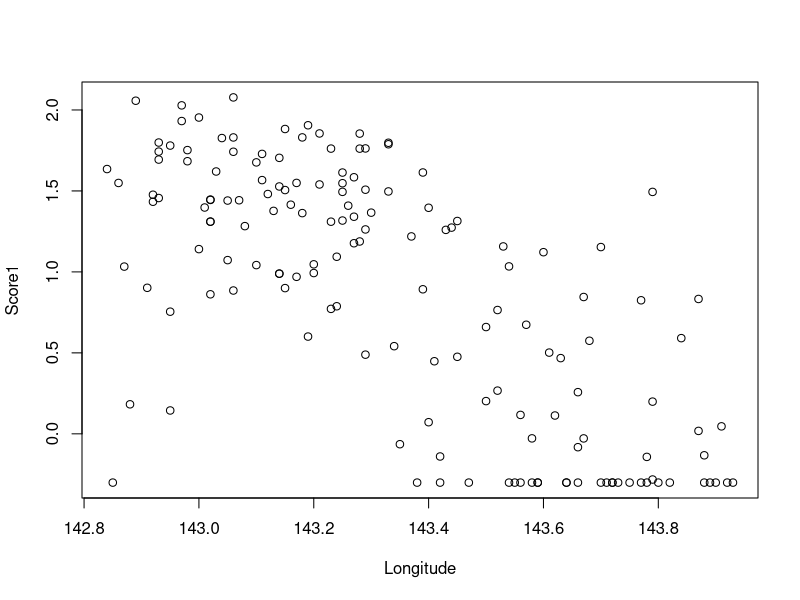
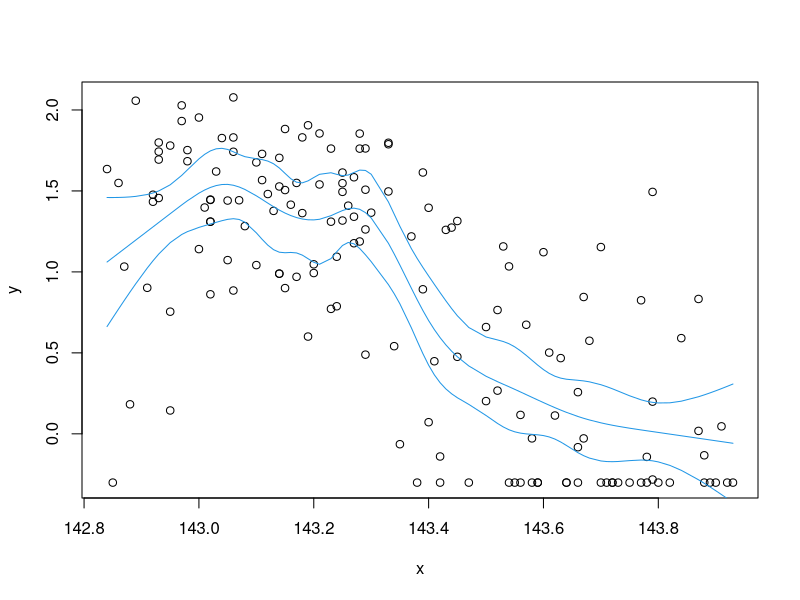
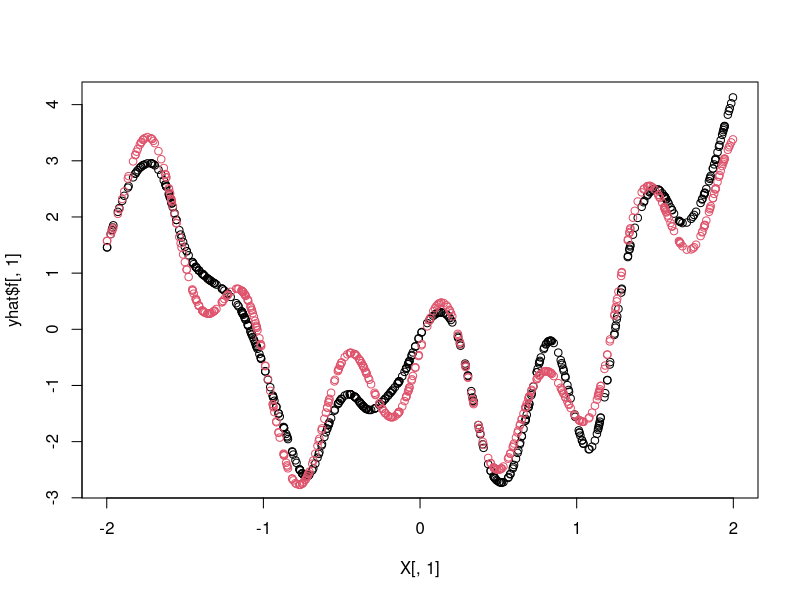
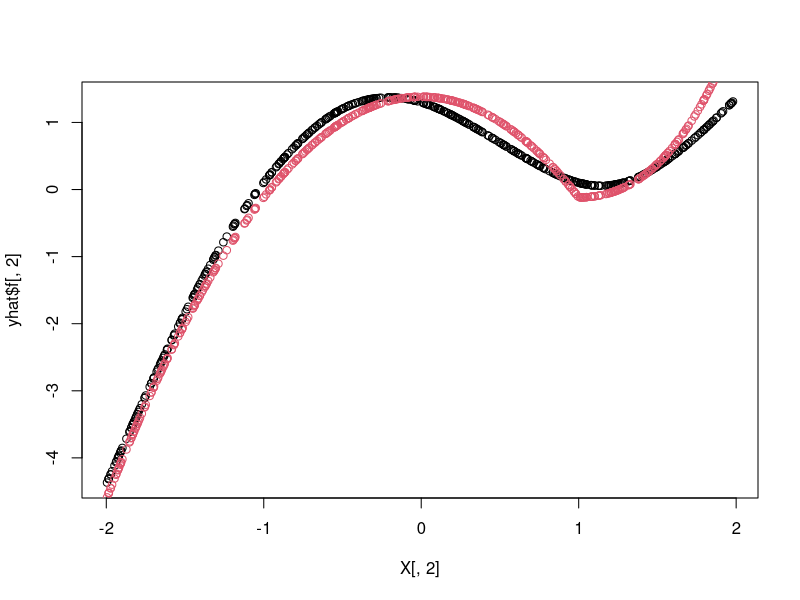
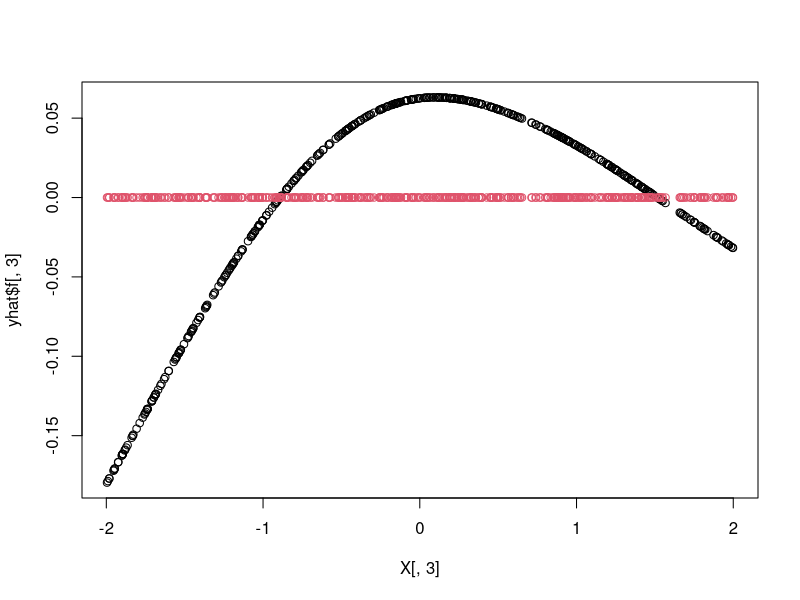
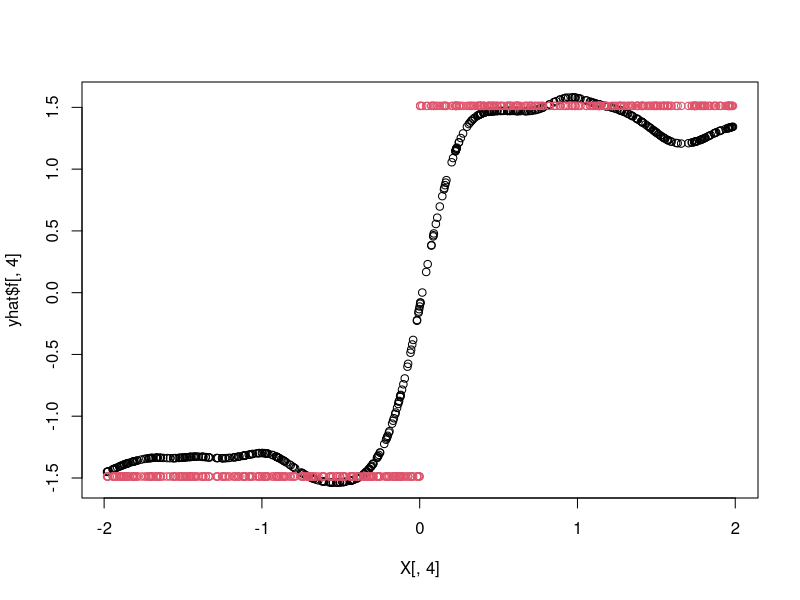

Generate these figures, in order, with R:
rm(list=ls())
#==========================
# ADDITIVE MODELS
#==========================

#--- Great Barrier Reef data ----------------------------

library(sm)
dat <- trawl

#pdf("Figure_trawl.pdf")
plot(Score1 ~ Longitude, dat )
#dev.off()

ns_x <- function(x, df){
  
  x <- as.vector(x)
  n <- length(x)
  nIknots <- df - 1L
  knots <- seq.int(from = 0, to = 1, length.out = nIknots + 
                     2L)[-c(1L, nIknots + 2L)]
  xi <- quantile(x, knots)
  K <- length(xi)

  d <- function(z, j)
  {
    out <- (x - xi[j])^3 * as.numeric(x > xi[j])
    out <- out - (x - xi[K])^3 * as.numeric(x > xi[K])
    out <- out / (xi[K] - xi[j])
    out
  }
  
  B <- matrix(0, ncol=K, nrow=n)
  B[, 1L] <- 1
  B[, 2L] <- x
  for (j in seq(1L, (K-2L)))
  {
    B[, j + 2L] <- d(x, j) - d(x, K - 1L)
  }
  B
  
}

x <- dat$Longitude
y <- dat$Score1
df = 10
B <- ns_x(x, df)
fit <- lm(y ~ 0+B)
yhat <- predict(fit)

#pdf("Figure_trawl_ns.pdf")
plot(x,y)
matlines(x,predict(fit,interval = "confidence"), lty=1, col=4)
#dev.off()

library(gam)

pdf("Figure_gam.pdf")
fit <- gam(Score1 ~   s(Latitude) + s(Longitude), dat, family="gaussian")
plot(fit, rugplot = TRUE, se = TRUE )
dev.off()

#--- Esercizio 1 ----------------------------

n = 100
set.seed(1)
x1 = rnorm(n)
x2 = rnorm(n)
x3 = rnorm(n)
y = 30 - 10*x1 + 20*x2 + 30*x3 + rnorm(n)
fit = lm(y ~ x1+x2+x3)
X = model.matrix(fit)

# center y and X
yc = y - mean(y)
Xc = apply(X[,-1],2,function(x) x-mean(x))
# initialize 
p = ncol(Xc)
hatbeta = rep(0,p)
delta = 0.1
gamma = rep(2*delta,p)
while ( !all( abs(gamma - hatbeta) <= delta) ){
  for (k in 1:p){
    gamma = hatbeta
    yk = yc - Xc[,-k, drop=F] %*% hatbeta[-k, drop=F]
    gammak = coef(lm(yk ~ 0+ Xc[,k]))
    hatbeta[k] <- gammak
  }}
hatbeta0<- mean(y) - sum(hatbeta*apply(X[,-1],2,mean))
data.frame( backfitting=c(hatbeta0,hatbeta), leastsquares=coef(fit))


#--- Esercizio 2 ----------------------------

am_backfit <-
  function(X, y, maxit=10L)
  {
    p <- ncol(X)
    id <- seq_len(nrow(X))
    alpha <- mean(y)
    f <- matrix(0, ncol = p, nrow = nrow(X))
    models <- vector("list", p + 1L)
    for (i in seq_len(maxit))
    {
      for (j in seq_len(p))
      {
        p_resid <- y - alpha - apply(f[, -j], 1L, sum)
        id <- order(X[,j])
        models[[j]] <- smooth.spline(X[id,j], p_resid[id])
        f[,j] <- predict(models[[j]], X[,j])$y
      }
      alpha <- mean(y - apply(f, 1L, sum))
    }
    models[[p + 1L]] <- alpha
    return(models)
  }

am_predict <-
  function(models, X_new)
  {
    p <- ncol(X_new)
    f <- matrix(0, ncol = p, nrow = nrow(X_new))
    for (j in seq_len(p))
    {
      f[,j] <- predict(models[[j]], X_new[,j])$y
    }
    y <- apply(f, 1L, sum) + models[[p + 1L]]
    list(y=y, f=f)
  }

set.seed(123)
n <- 500; p <- 4
X <- matrix(runif(n * p, min = -2, max = 2), ncol = p)
f1 <- cos(X[,1] * 4) + sin(X[,1] * 10) + X[,1]^(2)
f2 <- -1.5 * X[,2]^2 + (X[,2] > 1) * (X[,2]^3 - 1)
f3 <- 0
f4 <- sign(X[,4]) * 1.5
f1 <- f1 - mean(f1); f2 <- f2 - mean(f2)
f3 <- f3 - mean(f3); f4 <- f4 - mean(f4)
y <- 10 + f1 + f2 + f3 + f4 + rnorm(n, sd = 1.2)

models <- am_backfit(X, y, maxit = 1)
yhat <- am_predict(models,X)

plot(X[,1],yhat$f[,1], type="p")
points(X[,1], f1, col=2)

plot(X[,2],yhat$f[,2], type="p")
points(X[,2], f2, col=2)

plot(X[,3],yhat$f[,3], type="p")
points(X[,3], rep(f3,nrow(X)), col=2)

plot(X[,4],yhat$f[,4], type="p")
points(X[,4], f4, col=2)
